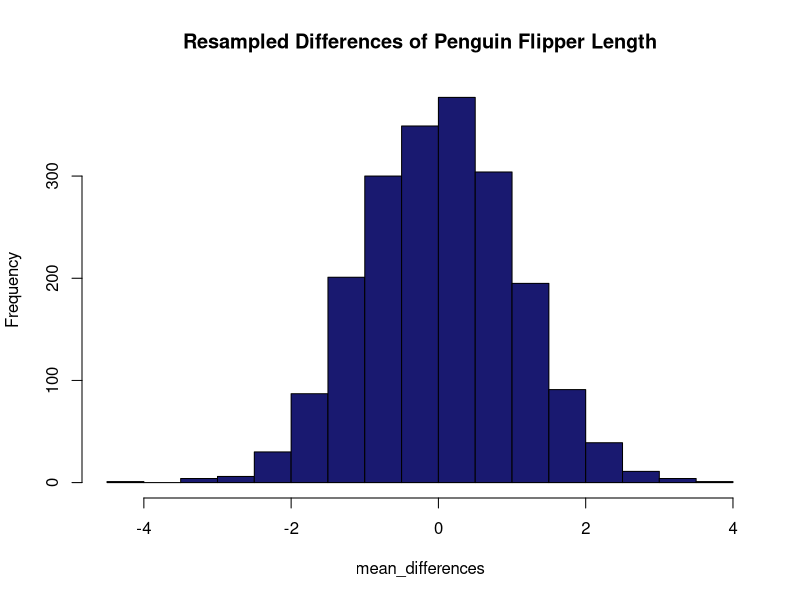
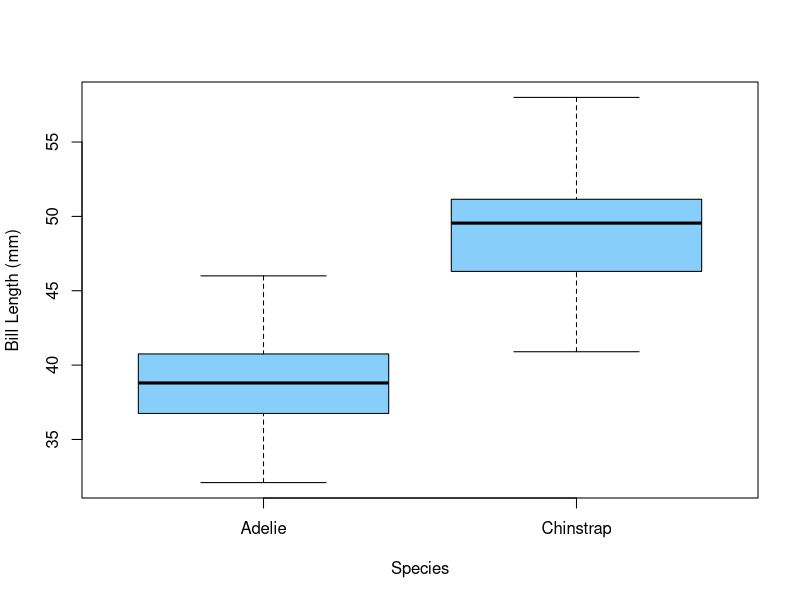
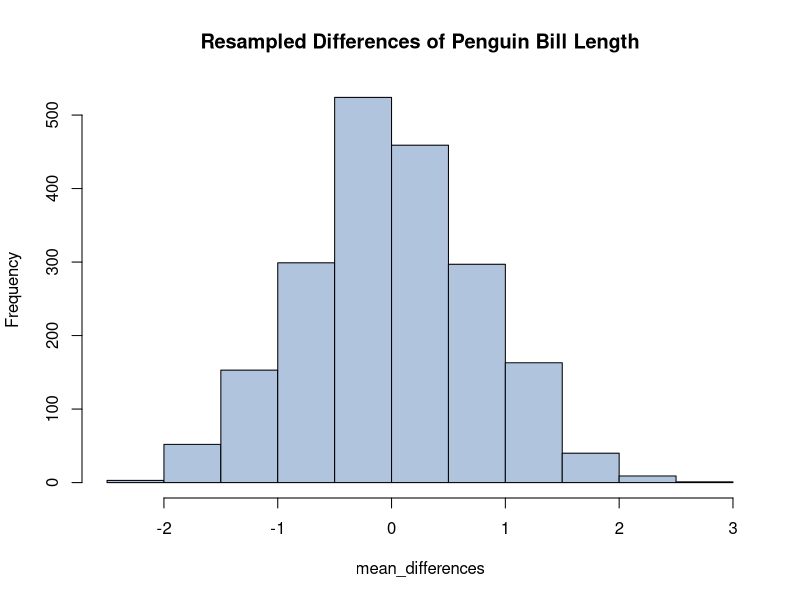

Reproduce these figures in R, in order.
# Lab 6

# Question 1 - Making a standard error function

rm(list = ls())

# 1) is.na will give you all the NA values back to you.
# 2) !is.na does the opposite, it gets rid of your NA values
# 3) You have to use this for the SD and the length because otherwise 
# it will measure exactly what it reads (along with the NAs) from the data sheet. 

sse_mean = function(x) sd(x[!is.na(x)])/ sqrt(length(x[!is.na(x)]))
require(palmerpenguins)

sse_mean(penguins$body_mass_g)
sse_mean(mtcars$mpg)

# Questions 2 and 3

# Example two_group_resample_diff function

# Set up data to  work with
dat_pen = subset(penguins, species != "Gentoo")
x = dat_pen$flipper_length_mm
n_1 = 68
n_2 = 152

dat_1 = sample(x, n_1, replace = TRUE)
dat_2 = sample(x, n_2, replace = TRUE)

diff_simulated = 
  mean(dat_1, na.rm = TRUE) - mean(dat_2, na.rm = TRUE)

print(diff_simulated)

#Building the two_group_resample_diff function
two_group_resample_diff <- function(x, n_1, n_2)
{dat_1 = sample(x[!is.na(x)], n_1, replace = TRUE)
 dat_2 = sample(x[!is.na(x)], n_2, replace = TRUE)
 diff_simulated = 
  mean(dat_1, na.rm = TRUE) - mean(dat_2, na.rm = TRUE)
   return(diff_simulated)}

#Using the two_group_resample_diff function
set.seed(54321)
two_group_resample_diff(dat_pen$flipper_length_mm, 68, 152)

#Do it 2000 times and make a histogram

n = 2000
mean_differences = c()
for (i in 1:n)
{
  mean_differences = c(
    mean_differences,
    two_group_resample_diff(dat_pen$flipper_length_mm, 68, 152)
  )
}
hist(mean_differences, main = "Resampled Differences of Penguin Flipper Length", col = "midnightblue")

sum(abs(mean_differences) > 5.8)

#Questions 7-11

#7 - Boxplot of Bill Length
dat_pen = droplevels(subset(penguins, species != "Gentoo"))
boxplot(
  bill_length_mm ~ species, data = dat_pen,
  xlab = "Species",
  ylab = "Bill Length (mm)",
  col = "lightskyblue")

#8 and 9 - t-test of bill length between species

t.test(dat_pen$bill_length_mm ~ dat_pen$species)

t_test = t.test(dat_pen$bill_length_mm ~ dat_pen$species)

t_test$estimate

diff_observed = round(diff(t_test$estimate), digits = 3)
print(diff_observed, digits = 3)

#10 - Critical differences and resampling

agg_means = aggregate(
  bill_length_mm ~ species, 
  data = dat_pen, 
  FUN = "mean", 
  na.rm = TRUE)
diff_crit = diff(agg_means[, 2])

agg_means
diff_crit

#Use function two group resample function
two_group_resample_diff <- function(x, n_1, n_2)
{dat_1 = sample(x[!is.na(x)], n_1, replace = TRUE)
 dat_2 = sample(x[!is.na(x)], n_2, replace = TRUE)
diff_crit = 
  mean(dat_1, na.rm = TRUE) - mean(dat_2, na.rm = TRUE)
return(diff_crit)}

#Using the two_group_resample_diff function
set.seed(54321)
two_group_resample_diff(dat_pen$bill_length_mm, 38.79, 48.83)

#Do it 2000 times and make a histogram

n = 2000
mean_differences = c()
for (i in 1:n)
{
  mean_differences = c(
    mean_differences,
    two_group_resample_diff(dat_pen$bill_length_mm, 68, 152)
  )
}
hist(mean_differences, main = "Resampled Differences of Penguin Bill Length", col = "lightsteelblue")

sum(abs(mean_differences) > 1.2)

























